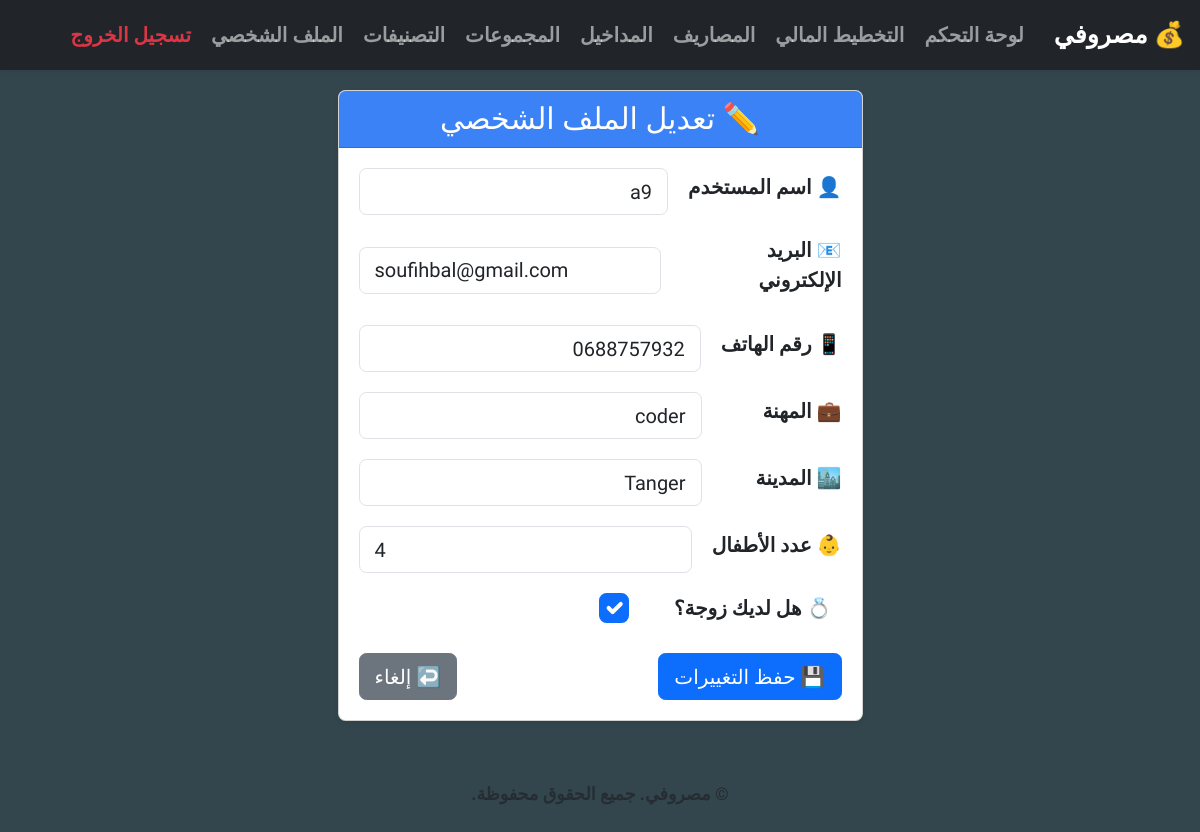
Page /profile/edit/ (signed in) on the committed database.
### expenses/models.py (models this page shows, shortened)
class CustomUser(AbstractUser):
    email = models.EmailField(blank=True, null=True)
    phone_number = models.CharField(max_length=15, blank=True, null=True)
    profession = models.CharField(max_length=100, blank=True, null=True)
    city = models.CharField(max_length=100, blank=True, null=True)
    has_wife = models.BooleanField(default=False)
    kids = models.PositiveIntegerField(default=0)
    expected_monthly_income = models.PositiveIntegerField(default=0)

### expenses/views.py (the view)
# urls.py: path('profile/edit/', views.edit_profile_view, name='edit_profile'),
@login_required
def edit_profile_view(request):
    user = request.user
    form = ProfileForm(request.POST or None, instance=user, user=user)
    if request.method == 'POST' and form.is_valid():
        print('Cleaned has_wife:', form.cleaned_data['has_wife'])  # 👈 Add this
        form.save()
        return redirect('profile')
    return render(request, 'auths/edit_profile.html', {'form': form})

### expenses/templates/auths/edit_profile.html (shortened to what this page needs)
{% extends 'base.html' %}
{% block content %}
<div class="container mt-4">
    <div class="row justify-content-center">
        <div class="col-md-6">
            <div class="card shadow-sm">
                <div class="card-header text-center " >
                    <h4 class="mb-0">✏️ تعديل الملف الشخصي</h4>
                </div>
    <div class="card-body">
      <form method="post" novalidate>
        {% for field in form %}
          {% if field.name != 'has_wife' %}
            <div class="mb-3 d-flex align-items-center">
              <label for="{{ field.id_for_label }}" class="form-label me-3 text-start" style="min-width: 120px;">
                {{ field.label }}
              </label>
              <div class="flex-grow-1 text-end">
                {{ field }}
              </div>
            </div>
          {% endif %}
        {% endfor %}
        <label class="form-check-label ms-2" for="{{ form.has_wife.id_for_label }}">
          {{ form.has_wife.label }}
        </label>
        {{ form.has_wife }}
        <div class="d-flex justify-content-between mt-4">
          <button type="submit" class="btn btn-primary">💾 حفظ التغييرات</button>
          <a href="{% url 'profile' %}" class="btn btn-secondary">↩️ إلغاء</a>
        </div>
      </form>
    </div>
  </div>
</div>
{% endblock %}

### static/css/styles.css (style rules this page uses)
:root { --bs-primary: #0d6efd; --bs-success: #198754; --bs-danger: #dc3545; --bs-warning: #ffc107; --bs-info: #0dcaf0; --bs-light: #f8f9fa; --bs-dark: #030E18FF; --bs-secondary: #6B7280; --bs-cardheader: #3B82F6; --bs-darknavy:#192E5AFF; --app-bg: #33464EFF; }
html { font-weight: bold; font-size: 20px; }
body { direction: rtl; text-align: right; font-weight: bold; background-color: var(--app-bg); font-family: 'Tajawal', sans-serif; }
input, select, textarea, label { font-weight: bold; }
.card { box-shadow: 0 2px 6px rgba(0,0,0,0.05); background-color: #fff; }
.card-header { background-color: var(--bs-cardheader); color: #fff; font-weight: 600; border-top-left-radius: 0.75rem; border-top-right-radius: 0.75rem; }

### rows in the picture
CustomUser: form "a9" "soufihbal@gmail.com" "0688757932" "coder" "Tanger" "4", has_wife "☑"

### other values in the picture
{{ field.label }} "👤 اسم المستخدم" "📧 البريد الإلكتروني" "📱 رقم الهاتف" "💼 المهنة" "🏙️ المدينة" "👶 عدد الأطفال"
